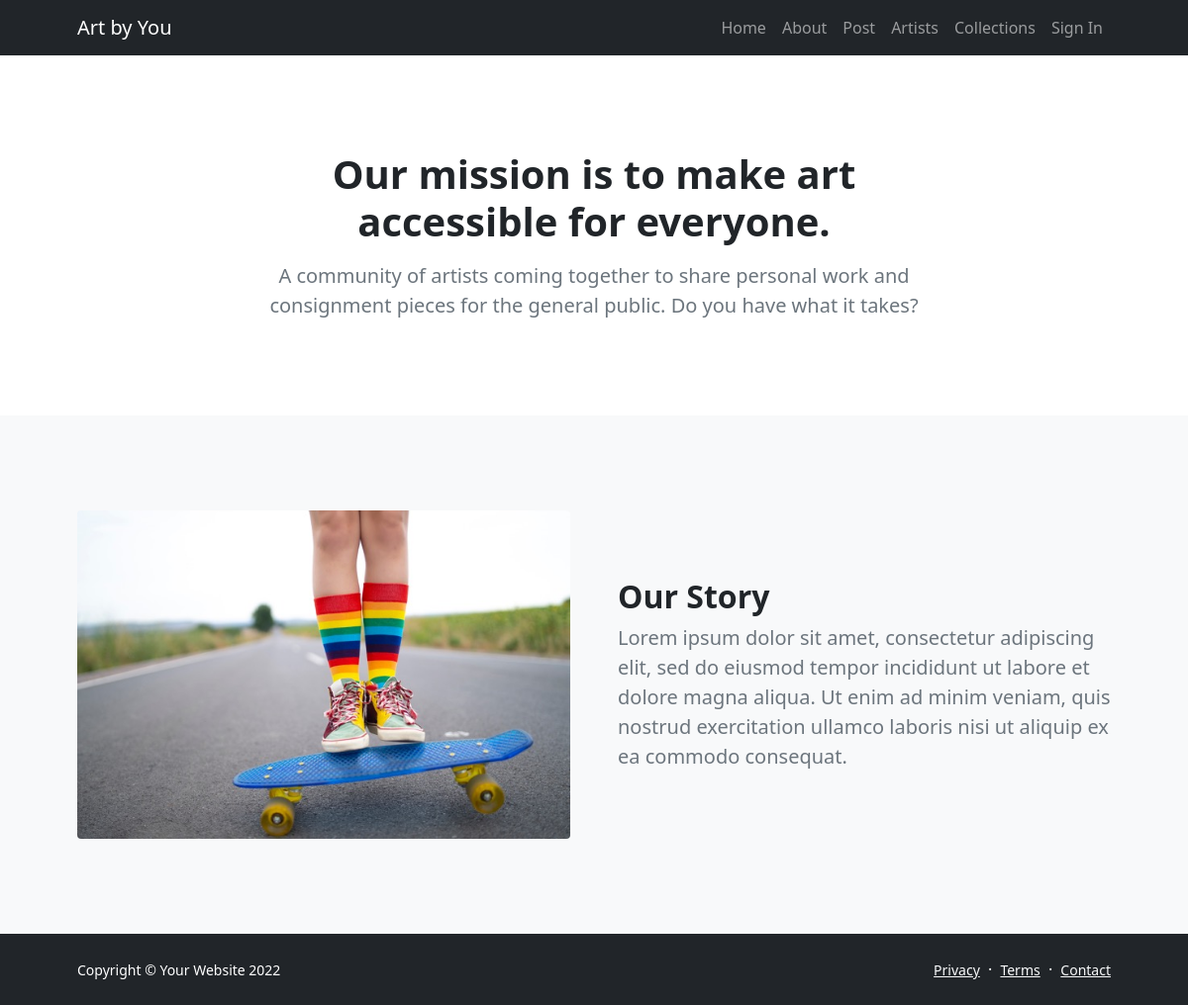
Page /about.php on the committed database.
### tables this page shows
CREATE TABLE `About` (
  `AboutID` int(11) NOT NULL,
  `HomePage` text,
  `Story` text,
  `AboutImage` varchar(50) DEFAULT NULL
);

### about.php (the view, shortened to what this page needs)
<!DOCTYPE html>
<html lang="en">
    <head>
        <link href="https://cdn.jsdelivr.net/npm/bootstrap-icons@1.5.0/font/bootstrap-icons.css" rel="stylesheet" />
        <link href="css/styles.css" rel="stylesheet" />
    </head>
    <body class="d-flex flex-column">
        <main class="flex-shrink-0">
            <nav class="navbar navbar-expand-lg navbar-dark bg-dark">
                <div class="container px-5">
                    <a class="navbar-brand" href="index.php">Art by You</a>
                    <div class="collapse navbar-collapse" id="navbarSupportedContent">
                        <ul class="navbar-nav ms-auto mb-2 mb-lg-0">
                            <li class="nav-item"><a class="nav-link" href="index.php">Home</a></li>
                            <li class="nav-item"><a class="nav-link" href="about.php">About</a></li>
                            <li class="nav-item"><a class="nav-link" href="post.php">Post</a></li>
                            <li class="nav-item"><a class="nav-link" href="artists.php">Artists</a></li>
                            <li class="nav-item"><a class="nav-link" href="collections.php">Collections</a></li>
                            <li class="nav-item"><a class="nav-link" href="signin.php">Sign In</a></li>
                        </ul>
                    </div>
                </div>
            </nav>
            <?php
                require_once 'serverlogin.php';
                $conn = new mysqli($db_hostname, $db_username, $db_password, $db_database);
                mysqli_select_db($conn, $db_database) or die ("Unable to select database:". mysql_error());
                $mysquery="SELECT * FROM About";
                $result=mysqli_query($conn,$mysquery);
                if($result->num_rows>0){
                    while($row=$result->fetch_assoc()){
                        $text=$row["HomePage"];
                        $story=$row["Story"];
                        $image=$row["AboutImage"];
                        $output=<<<HTML
                            <header class="py-5">
                                <div class="container px-5">
                                    <div class="row justify-content-center">
                                        <div class="col-lg-8 col-xxl-6">
                                            <div class="text-center my-5">
                                                <h1 class="fw-bolder mb-3">Our mission is to make art accessible for everyone.</h1>
                                                <p class="lead fw-normal text-muted mb-4">$text</p>
                                            </div>
                                        </div>
                                    </div>
                                </div>
                            </header>
                            <section class="py-5 bg-light" id="scroll-target">
                                <div class="container px-5 my-5">
                                    <div class="row gx-5 align-items-center">
                                        <div class="col-lg-6"><img class="img-fluid rounded mb-5 mb-lg-0" src="$image" alt="..." /></div>
                                        <div class="col-lg-6">
                                            <h2 class="fw-bolder">Our Story</h2>
                                            <p class="lead fw-normal text-muted mb-0">$story</p>
                                        </div>
                                    </div>
                                </div>
                            </section>
                        HTML;
                        echo $output;
                    }
                } else{
                    echo "Nothing here to display";
                }
            ?>
        </main>
        <footer class="bg-dark py-4 mt-auto">
            <div class="container px-5">
                <div class="row align-items-center justify-content-between flex-column flex-sm-row">
                    <div class="col-auto"><div class="small m-0 text-white">Copyright &copy; Your Website 2022</div></div>
                    <div class="col-auto">
                        <a class="link-light small" href="#!">Privacy</a>
                        <span class="text-white mx-1">&middot;</span>
                        <a class="link-light small" href="#!">Terms</a>
                        <span class="text-white mx-1">&middot;</span>
                        <a class="link-light small" href="#!">Contact</a>
                    </div>
                </div>
            </div>
        </footer>
    </body>
</html>

### rows in the picture
about: HomePage "A community of artists coming together to share personal work and consignment pieces for the general public. Do you have what it takes?", AboutImage (picture), Story "Lorem ipsum dolor sit amet, consectetur adipiscing elit, sed do eiusmod tempor incididunt ut labore et dolore magna aliqua. Ut enim ad minim veniam, quis nostrud exercitation ullamco laboris nisi ut aliquip ex ea commodo consequat."
